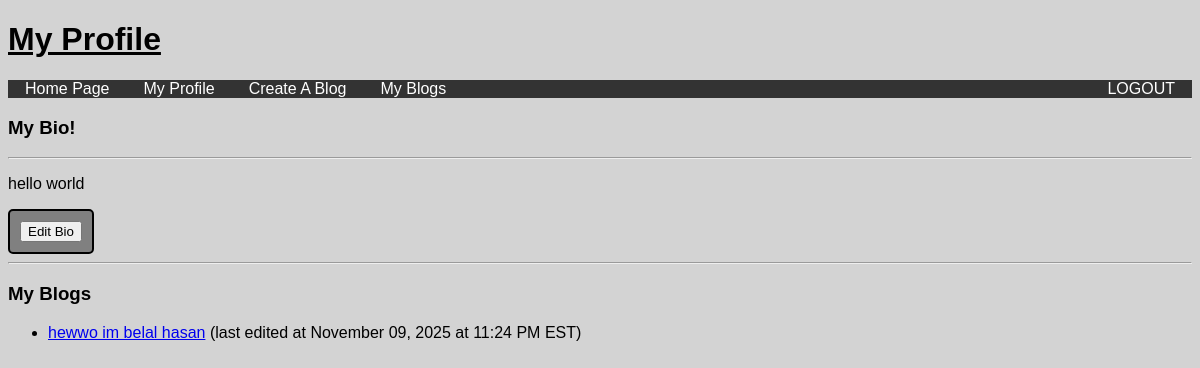
Screenshot of /profile (signed in) with the database file from the repository.
### tables this page shows
CREATE TABLE users(username TEXT, password TEXT, bio TEXT, creation_date INTEGER);

CREATE TABLE blogs(blog_name TEXT, blog_creator TEXT, creation_date INTEGER);

### __init__.py (the view)
@app.route("/profile", methods=["GET", "POST"]) # user profile
def profile():
    if 'username' not in session:
      return redirect(url_for('index'))
    db = sqlite3.connect(DB_FILE)
    c = db.cursor()
    username = session['username']
    c.execute("SELECT bio from users WHERE username = ?", (username,))
    result = c.fetchone()
    bio = result[0] if result and result[0] else None
    c.execute("SELECT blog_name FROM blogs WHERE blog_creator = ?", (username,))
    blogs_raw = c.fetchall()
    blogs = []
    for blog in blogs_raw:
        blog_name = blog[0]
        c.execute("SELECT MAX(timestamp) FROM entries WHERE blog_name = ?", (blog_name,))
        last_edit = c.fetchone()[0]
        if last_edit:
            dt = datetime.fromtimestamp(last_edit)
            formatted_date = dt.strftime('%B %d, %Y at %I:%M %p EST')
            blogs.append((blog_name, formatted_date))
        else:
            blogs.append((blog_name, "No entries yet"))
    db.close()
    return render_template("profile_page.html", username = username, bio = bio, curr_user = session['username'], blogs = blogs)

### templates/profile_page.html (shortened to what this page needs)
<!DOCTYPE html>
<html>
<head>
  <link rel="stylesheet" href="../static/profile_page.css" />
  <link rel="stylesheet" href="../static/nav.css" />
</head>
<body>
  {% if curr_user == username %}
    <h1>My Profile</h1>
  {% else %}
    <h1>{{username}}'s Profile</h1>
  {% endif %}
    <nav>
      <ul class="nav-links">
        <li><a href="{{ url_for('homepage') }}">Home Page</a></li>
        <li><a href="{{ url_for('profile') }}">My Profile</a></li>
        <li><a href="{{ url_for('create_page') }}">Create A Blog</a></li>
        <li><a href="{{ url_for('edit_page') }}">My Blogs</a></li>
        <li><a href="{{ url_for('logout') }}">LOGOUT</a></li>
      </ul>
    </nav>
    {% if curr_user == username %}
      <h3>My Bio!</h3>
    {% else %}
      <h3>{{username}}'s Bio!</h3>
    {% endif %}
    <hr>
    {% if bio %}
      <p>{{ bio }}</p>
    {% else %}
      <p>no bio yet!</p>
    {% endif %}
    {% if curr_user == username %}
      <form action="{{ url_for('edit_profile') }}" method="GET">
        <button type="submit">Edit Bio</button>
      </form>
    {% endif %}
    <hr>
    {% if curr_user == username %}
      <h3>My Blogs</h3>
    {% else %}
      <h3>{{username}}'s Blogs</h3>
    {% endif %}
    {% if blogs %}
      <ul>
        {% for blog in blogs %}
          <li><a href="{{ url_for('view_blog', blog_name=blog[0]) }}">{{ blog[0] }}</a> (last edited at {{ blog[1] }})</li>
        {% endfor %}
      </ul>
    {% else %}
      <p>No blogs created yet.</p>
    {% endif %}
</body>
</html>

### static/profile_page.css (style rules this page uses)
body { font-family: Verdana, Helvetica, sans-serif; background: lightgray; }
form { background: gray; padding: 10px; border: 2px solid black; min-width: none; max-width: fit-content; text-align: left; border-radius: 5px; }
h1 { text-decoration: underline; }

### static/nav.css (style rules this page uses)
nav { background-color: #333; }
.nav-links { list-style-type: none; padding: 0; margin: 0; display: flex; }
.nav-links li { margin: 0 15px; }
.nav-links li:last-child { margin-left: auto; }
.nav-links a { color: white; text-decoration: none; padding: 1px 2px; }

### rows the page displays
users: bio "hello world"
blogs: blog_name "hewwo im belal hasan", blog "November 09, 2025 at 11:24 PM EST"
